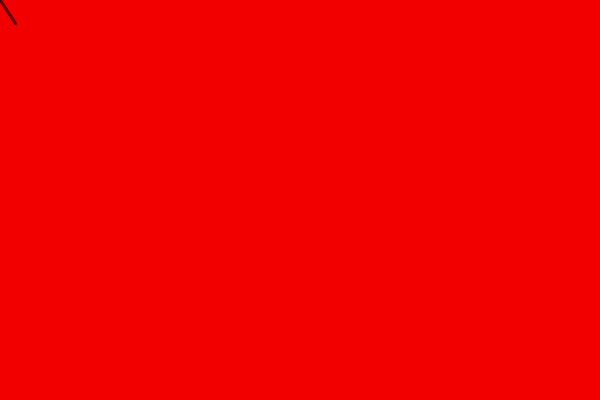
Frame 1 (no input)
Frame 60 (the mouse pressed at the canvas centre just before this capture): identical to frame 1, image omitted
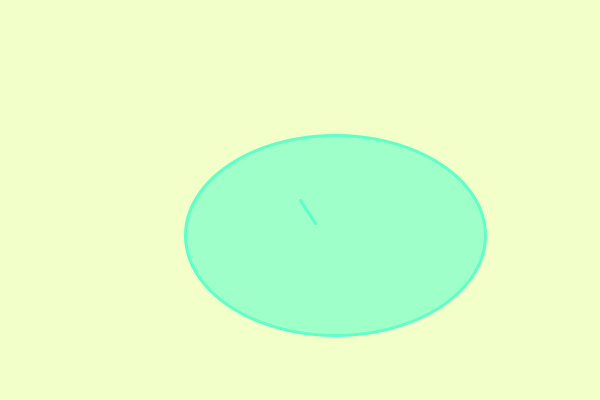
Frame 120 (the mouse held since frame 60 and released just before this capture)

The Processing sketch that drew these frames (run headless with seeded random() and noise(); from frame 60 on, the mouse is pressed at the canvas centre):

// Processing sketch: processing_96200
// ── processing_96200.pde

int mida = 35;

void setup() {
  size(600, 400);
}
void draw() {
  background(242, mouseX, mouseY);
  strokeWeight(3);
  stroke(95,mouseX,mouseY);
  ellipse(mida+mouseX,mida+mouseY,mouseX,mouseY);
  
  fill(159, mouseX, mouseY);
  stroke(89, mouseX, mouseY);

  line(15+mouseX, 23+mouseY, mouseX, mouseY);
  strokeWeight(2);
}
